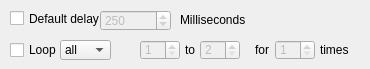
    <widget class="QWidget" name="tab_4">
     <attribute name="title">
      <string>Options</string>
     </attribute>
     <widget class="QSpinBox" name="defaultDelaySpinBox">
      <property name="enabled">
       <bool>false</bool>
      </property>
      <property name="geometry">
       <rect>
        <x>100</x>
        <y>10</y>
        <width>71</width>
        <height>21</height>
       </rect>
      </property>
      <property name="minimum">
       <number>1</number>
      </property>
      <property name="maximum">
       <number>10000</number>
      </property>
      <property name="value">
       <number>250</number>
      </property>
     </widget>
     <widget class="QCheckBox" name="defaultDelayCheckBox">
      <property name="geometry">
       <rect>
        <x>10</x>
        <y>10</y>
        <width>101</width>
        <height>17</height>
       </rect>
      </property>
      <property name="text">
       <string>Default delay</string>
      </property>
     </widget>
     <widget class="QLabel" name="label_16">
      <property name="geometry">
       <rect>
        <x>180</x>
        <y>12</y>
        <width>80</width>
        <height>16</height>
       </rect>
      </property>
      <property name="text">
       <string>Milliseconds</string>
      </property>
     </widget>
     <widget class="QCheckBox" name="loopCheckBox">
      <property name="geometry">
       <rect>
        <x>10</x>
        <y>40</y>
        <width>51</width>
        <height>20</height>
       </rect>
      </property>
      <property name="text">
       <string>Loop</string>
      </property>
     </widget>
     <widget class="QComboBox" name="loopType">
      <property name="geometry">
       <rect>
        <x>60</x>
        <y>40</y>
        <width>51</width>
        <height>20</height>
       </rect>
      </property>
      <item>
       <property name="text">
        <string>all</string>
       </property>
      </item>
      <item>
       <property name="text">
        <string>from</string>
       </property>
      </item>
     </widget>
     <widget class="QLabel" name="label_21">
      <property name="geometry">
       <rect>
        <x>185</x>
        <y>40</y>
        <width>21</width>
        <height>20</height>
       </rect>
      </property>
      <property name="text">
       <string>to</string>
      </property>
     </widget>
     <widget class="QSpinBox" name="loopFrom">
      <property name="enabled">
       <bool>false</bool>
      </property>
      <property name="geometry">
       <rect>
        <x>140</x>
        <y>40</y>
        <width>40</width>
        <height>20</height>
       </rect>
      </property>
      <property name="minimum">
       <number>1</number>
      </property>
     </widget>
     <widget class="QSpinBox" name="loopTo">
      <property name="enabled">
       <bool>false</bool>
      </property>
      <property name="geometry">
       <rect>
        <x>200</x>
        <y>40</y>
        <width>40</width>
        <height>20</height>
       </rect>
      </property>
      <property name="minimum">
       <number>2</number>
      </property>
      <property name="value">
       <number>2</number>
      </property>
     </widget>
     <widget class="QSpinBox" name="loopAmount">
      <property name="enabled">
       <bool>false</bool>
      </property>
      <property name="geometry">
       <rect>
        <x>275</x>
        <y>40</y>
        <width>40</width>
        <height>20</height>
       </rect>
      </property>
      <property name="minimum">
       <number>1</number>
      </property>
      <property name="maximum">
       <number>9999</number>
      </property>
      <property name="value">
       <number>1</number>
      </property>
     </widget>
     <widget class="QLabel" name="label_22">
      <property name="geometry">
       <rect>
        <x>320</x>
        <y>40</y>
        <width>41</width>
        <height>20</height>
       </rect>
      </property>
      <property name="text">
       <string>times</string>
      </property>
     </widget>
     <widget class="QLabel" name="label_24">
      <property name="geometry">
       <rect>
        <x>255</x>
        <y>40</y>
        <width>21</width>
        <height>20</height>
       </rect>
      </property>
      <property name="text">
       <string>for</string>
      </property>
     </widget>
    </widget>
